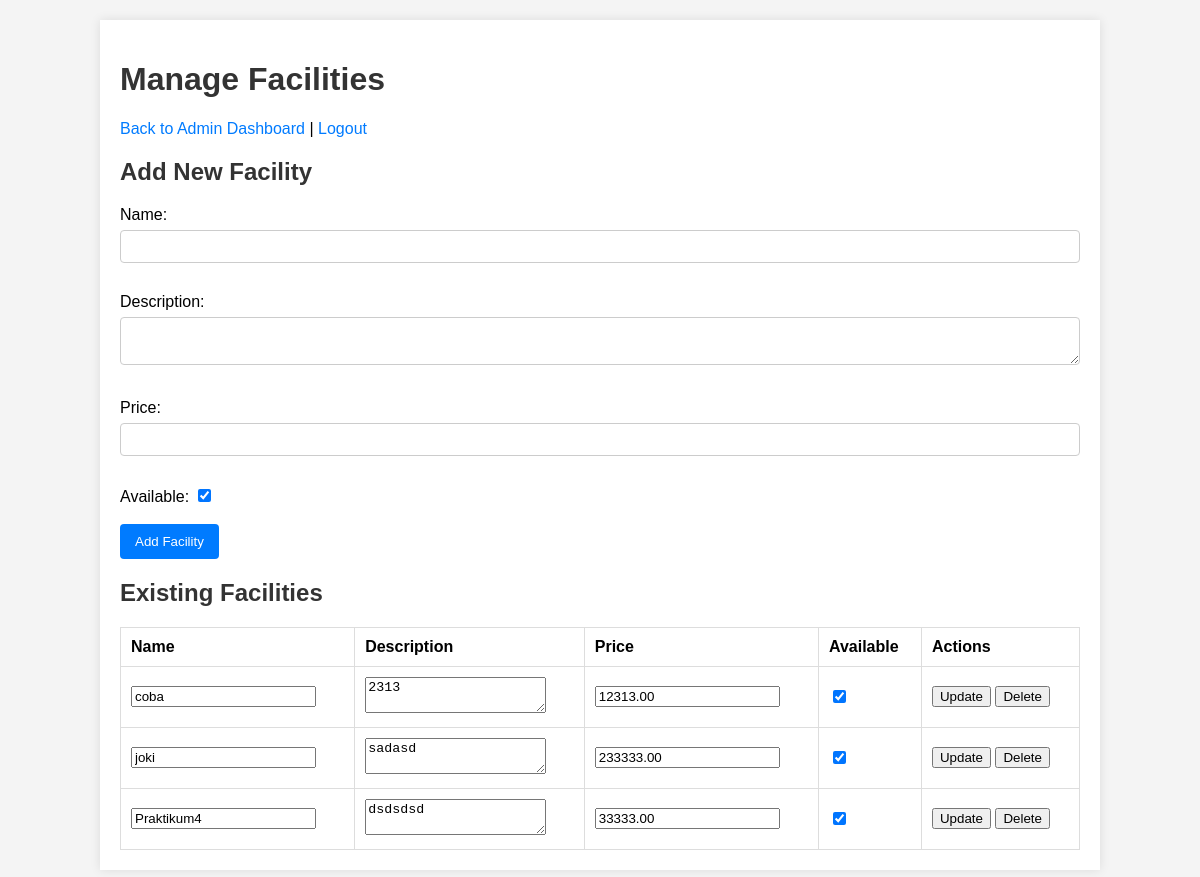
The app's page /facilities.php (signed in), older data.
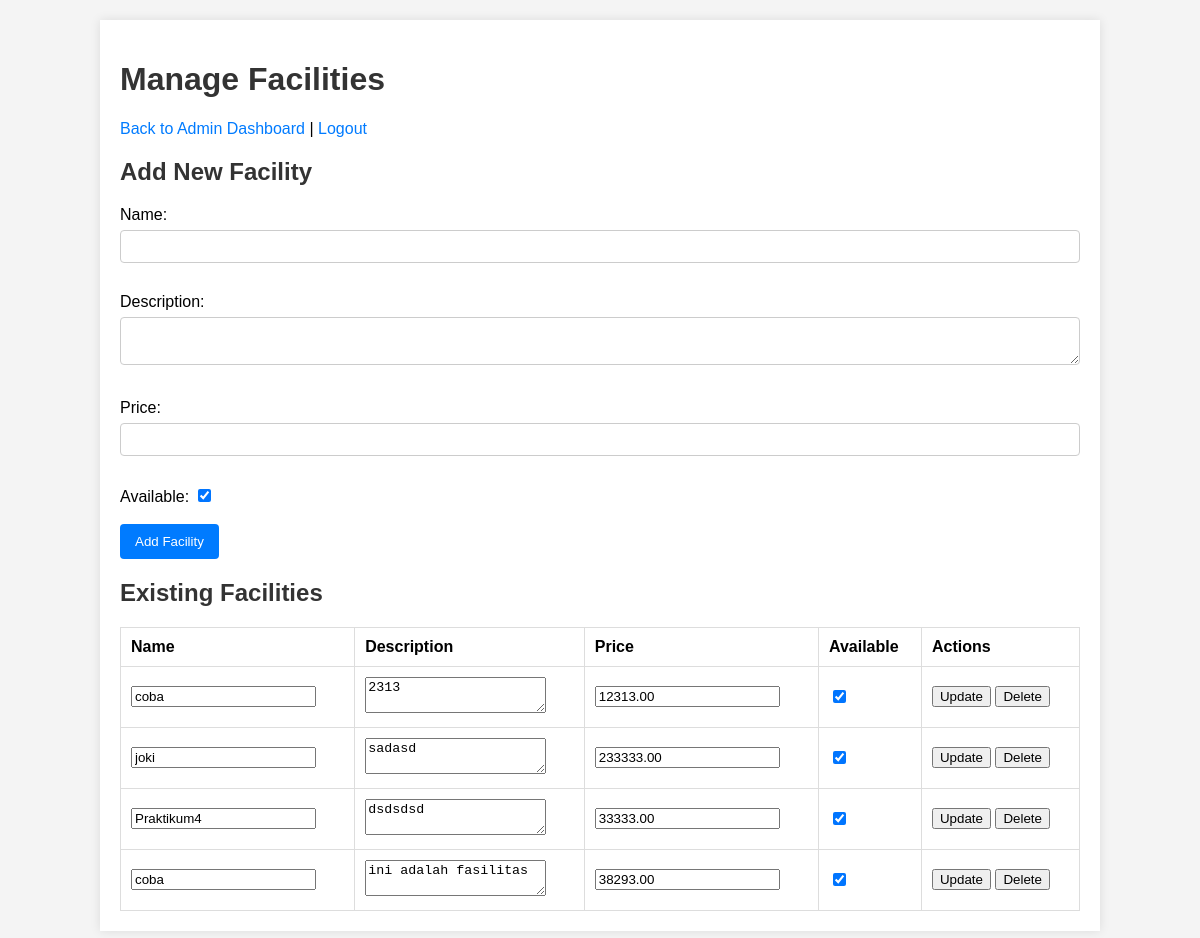
The same page, newer data.
### tables this page shows
CREATE TABLE `facilities` (
  `id` int NOT NULL AUTO_INCREMENT,
  `name` varchar(100) NOT NULL,
  `description` text,
  `price` decimal(10,2) NOT NULL,
  `available` tinyint(1) DEFAULT '1',
  `created_at` timestamp NULL DEFAULT CURRENT_TIMESTAMP,
  PRIMARY KEY (`id`)
);

### facilities.php (the view, shortened to what this page needs)
<?php
require 'config/init.php';
$facilities = [];
$result = mysqli_query($conn, 'SELECT * FROM facilities');
if ($result) {
    while ($row = mysqli_fetch_assoc($result)) {
        $facilities[] = $row;
    }
}
?>
<!DOCTYPE html>
<html>
<head>
    <link rel="stylesheet" href="assets/style.css">
</head>
<body>
    <div class="container">
        <h1>Manage Facilities</h1>
        <p><a href="admin.php">Back to Admin Dashboard</a> | <a href="logout.php">Logout</a></p>
        <h2>Add New Facility</h2>
        <form method="post" action="facilities.php">
            <label>Name:</label><br>
            <input type="text" name="name" required><br><br>
            <label>Description:</label><br>
            <textarea name="description"></textarea><br><br>
            <label>Price:</label><br>
            <input type="number" step="0.01" name="price" required><br><br>
            <label>Available:</label>
            <input type="checkbox" name="available" checked><br><br>
            <button type="submit">Add Facility</button>
        </form>
        <h2>Existing Facilities</h2>
        <table border="1" cellpadding="5" cellspacing="0">
            <tr>
                <th>Name</th>
                <th>Description</th>
                <th>Price</th>
                <th>Available</th>
                <th>Actions</th>
            </tr>
            <?php foreach ($facilities as $facility): ?>
            <tr>
                <form method="post" action="facilities.php">
                    <td><input type="text" name="name" value="<?php echo htmlspecialchars($facility['name']); ?>"
                            required></td>
                    <td><textarea
                            name="description"><?php echo htmlspecialchars($facility['description']); ?></textarea></td>
                    <td><input type="number" step="0.01" name="price" value="<?php echo $facility['price']; ?>"
                            required></td>
                    <td><input type="checkbox" name="available" <?php echo $facility['available'] ? 'checked' : ''; ?>>
                    </td>
                    <td>
                        <button type="submit" name="action" value="edit">Update</button>
                        <button type="submit" name="action" value="delete"
                            onclick="return confirm('Are you sure?');">Delete</button>
                    </td>
                </form>
            </tr>
            <?php endforeach; ?>
        </table>
    </div>
</body>
</html>

Row changes from the older to the newer data that the page shows:
added facilities: name "coba", description "ini adalah fasilitas", price "38293.00", available "☑"
